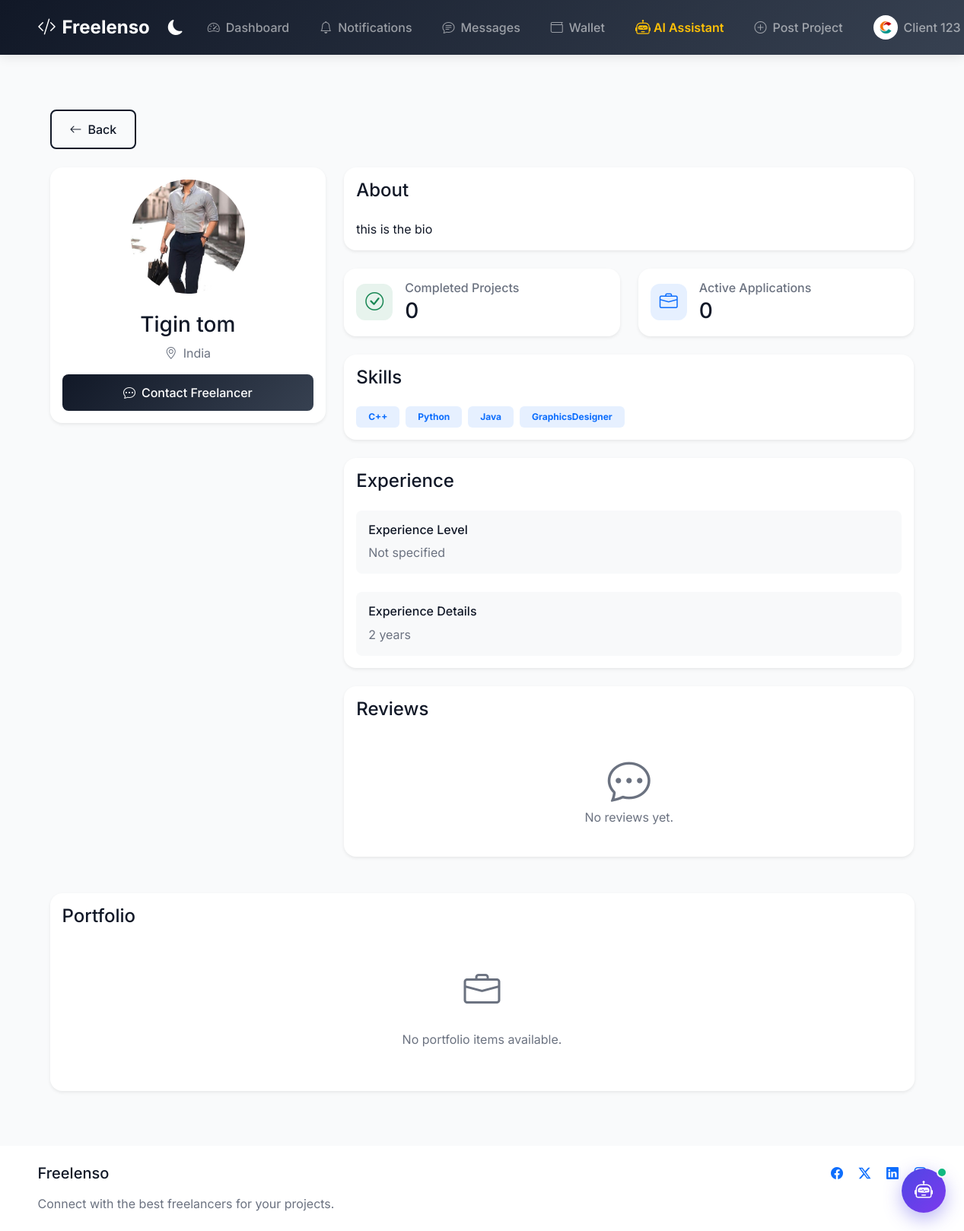
Page /profile/tigin/ (signed in) on the committed database.
### core/models.py (models this page shows, shortened)
class UserProfile(models.Model):
    user = models.OneToOneField(User, on_delete=models.CASCADE)
    is_freelancer = models.BooleanField(default=False)
    is_client = models.BooleanField(default=False)
    profile_picture = models.ImageField(upload_to='profile_pics', null=True, blank=True)
    bio = models.TextField(null=True, blank=True)
    skills = models.CharField(max_length=500, null=True, blank=True)
    hourly_rate = models.DecimalField(max_digits=10, decimal_places=2, null=True, blank=True)
    country = models.CharField(max_length=100, null=True, blank=True)
    phone_number = models.CharField(max_length=15, null=True, blank=True)
    website = models.URLField(max_length=200, null=True, blank=True)
    linkedin = models.URLField(max_length=200, null=True, blank=True)
    github = models.URLField(max_length=200, null=True, blank=True)
    languages = models.CharField(max_length=200, null=True, blank=True)
    education = models.TextField(null=True, blank=True)
    experience = models.TextField(null=True, blank=True)
    availability = models.CharField(max_length=100, null=True, blank=True)
    created_at = models.DateTimeField(auto_now_add=True)
    updated_at = models.DateTimeField(auto_now=True)
    wallet_balance = models.DecimalField(max_digits=10, decimal_places=2, default=0.00)

### core/views.py (the view)
# urls.py: path('profile/<str:username>/', views.view_freelancer_profile, name='view_freelancer_profile'),
@login_required
def view_freelancer_profile(request, username):
    freelancer = get_object_or_404(UserProfile, user__username=username, is_freelancer=True)
    completed_projects = Project.objects.filter(
        assigned_freelancer=freelancer,
        status='completed'
    ).count()
    active_applications = ProjectApplication.objects.filter(
        freelancer=freelancer,
        status='pending'
    ).count()
    reviews = ProjectReview.objects.filter(
        reviewed=freelancer,
        is_public=True
    ).select_related(
        'project',
        'reviewer',
        'reviewer__user'
    ).order_by('-created_at')
    avg_rating = reviews.aggregate(Avg('rating'))['rating__avg'] or 0
    context = {
        'freelancer': freelancer,
        'completed_projects': completed_projects,
        'active_applications': active_applications,
        'reviews': reviews,
        'avg_rating': round(avg_rating, 1),
        'total_reviews': reviews.count(),
        'MEDIA_URL': settings.MEDIA_URL
    }
    return render(request, 'profile/view_freelancer_profile.html', context)

### templates/profile/view_freelancer_profile.html (shortened to what this page needs)
{% extends 'base.html' %}
{% block content %}
<div class="container py-5">
    <div class="mb-4">
        <a href="javascript:history.back()" class="btn btn-outline-primary">
            <i class="bi bi-arrow-left me-2"></i>Back
        </a>
    </div>
    <div class="row mb-5">
        <div class="col-md-4">
            <div class="card border-0 shadow-sm">
                <div class="card-body text-center">
                    <div class="profile-picture-container mx-auto mb-4">
                        {% if freelancer.profile_picture %}
                            <img src="{{ freelancer.profile_picture.url }}" alt="{{ freelancer.user.username }}" class="profile-picture">
                        {% else %}
                            <div class="profile-picture-placeholder">
                                <i class="bi bi-person-circle"></i>
                            </div>
                        {% endif %}
                    </div>
                    <h3 class="mb-2">{{ freelancer.user.get_full_name|default:freelancer.user.username }}</h3>
                    <p class="text-muted mb-3">
                        <i class="bi bi-geo-alt me-2"></i>{{ freelancer.country|default:"Location not specified" }}
                    </p>
                    <div class="d-grid gap-2">
                        <a href="#" class="btn btn-primary">
                            <i class="bi bi-chat-dots me-2"></i>Contact Freelancer
                        </a>
                    </div>
                </div>
            </div>
        </div>
        <div class="col-md-8">
            <div class="card border-0 shadow-sm mb-4">
                <div class="card-body">
                    <h4 class="card-title mb-4">About</h4>
                    <p class="mb-0">{{ freelancer.bio|default:"No bio available." }}</p>
                </div>
            </div>
            <div class="row mb-4">
                <div class="col-md-6">
                    <div class="card border-0 shadow-sm h-100">
                        <div class="card-body">
                            <div class="d-flex align-items-center">
                                <div class="stats-icon bg-success bg-opacity-10 text-success me-3">
                                    <i class="bi bi-check-circle"></i>
                                </div>
                                <div>
                                    <h6 class="text-muted mb-1">Completed Projects</h6>
                                    <h3 class="mb-0">{{ completed_projects }}</h3>
                                </div>
                            </div>
                        </div>
                    </div>
                </div>
                <div class="col-md-6">
                    <div class="card border-0 shadow-sm h-100">
                        <div class="card-body">
                            <div class="d-flex align-items-center">
                                <div class="stats-icon bg-primary bg-opacity-10 text-primary me-3">
                                    <i class="bi bi-briefcase"></i>
                                </div>
                                <div>
                                    <h6 class="text-muted mb-1">Active Applications</h6>
                                    <h3 class="mb-0">{{ active_applications }}</h3>
                                </div>
                            </div>
                        </div>
                    </div>
                </div>
            </div>
            <div class="card border-0 shadow-sm mb-4">
                <div class="card-body">
                    <h4 class="card-title mb-4">Skills</h4>
                    <div class="d-flex flex-wrap gap-2">
                        {% for skill in freelancer.skills.split %}
                            <span class="badge bg-primary bg-opacity-10 text-primary px-3 py-2">{{ skill }}</span>
                        {% empty %}
                            <p class="text-muted mb-0">No skills listed.</p>
                        {% endfor %}
                    </div>
                </div>
            </div>
            <div class="card border-0 shadow-sm">
                <div class="card-body">
                    <h4 class="card-title mb-4">Experience</h4>
                    <div class="experience-item">
                        <h6 class="mb-2">Experience Level</h6>
                        <p class="text-muted mb-0">{{ freelancer.experience_level|default:"Not specified" }}</p>
                    </div>
                    {% if freelancer.experience %}
                        <div class="experience-item mt-4">
                            <h6 class="mb-2">Experience Details</h6>
                            <p class="text-muted mb-0">{{ freelancer.experience }}</p>
                        </div>
                    {% endif %}
                </div>
            </div>
            <div class="card border-0 shadow-sm mt-4">
                <div class="card-body">
                    <h4 class="card-title mb-4">Reviews</h4>
                    {% if reviews %}
                        <div class="text-center mb-4">
                            <div class="display-4 mb-2">{{ avg_rating }}</div>
                            <div class="rating mb-3">
                                {% for i in "12345" %}
                                    {% if i <= avg_rating %}
                                        <i class="bi bi-star-fill text-warning"></i>
                                    {% else %}
                                        <i class="bi bi-star text-warning"></i>
                                    {% endif %}
                                {% endfor %}
                            </div>
                            <p class="text-muted mb-0">{{ total_reviews }} reviews</p>
                        </div>
                        {% for review in reviews %}
                        <div class="review-item mb-4 pb-4 border-bottom">
                            <div class="d-flex justify-content-between align-items-start mb-2">
                                <div>
                                    <h6 class="mb-1">{{ review.reviewer.user.get_full_name|default:review.reviewer.user.username }}</h6>
                                    <div class="rating">
                                        {% for i in "12345" %}
                                            {% if i <= review.rating %}
                                                <i class="bi bi-star-fill text-warning"></i>
                                            {% else %}
                                                <i class="bi bi-star text-warning"></i>
                                            {% endif %}
                                        {% endfor %}
                                    </div>
                                </div>
                                <small class="text-muted">{{ review.created_at|date:"M d, Y" }}</small>
                            </div>
                            <p class="mb-2">{{ review.review_text|linebreaks }}</p>
                            <small class="text-muted">Project: <a href="{% url 'project_detail' review.project.id %}" class="text-decoration-none">{{ review.project.title }}</a></small>
                        </div>
                        {% endfor %}
                    {% else %}
                        <div class="text-center py-4">
                            <i class="bi bi-chat-dots display-4 text-muted mb-3"></i>
                            <p class="text-muted mb-0">No reviews yet.</p>
                        </div>
                    {% endif %}
                </div>
            </div>
        </div>
    </div>
    <div class="row">
        <div class="col-12">
            <div class="card border-0 shadow-sm">
                <div class="card-body">
                    <h4 class="card-title mb-4">Portfolio</h4>
                    <div class="text-center py-4">
                        <i class="bi bi-briefcase text-muted" style="font-size: 3rem;"></i>
                        <p class="text-muted mt-3">No portfolio items available.</p>
                    </div>
                </div>
            </div>
        </div>
    </div>
</div>
{% endblock %}

### templates/base.html (shortened to what this page needs)
<!DOCTYPE html>
<html lang="en" data-bs-theme="light">
<head>
    <link href="https://cdn.jsdelivr.net/npm/bootstrap@5.3.0/dist/css/bootstrap.min.css" rel="stylesheet">
    <link rel="stylesheet" href="https://cdn.jsdelivr.net/npm/bootstrap-icons@1.11.3/font/bootstrap-icons.min.css">
</head>
<body>
    <nav class="navbar navbar-expand-lg navbar-dark sticky-top">
        <div class="container">
            <a class="navbar-brand d-flex align-items-center" href="{% url 'index' %}">
                <i class="bi bi-code-slash me-2"></i>
                Freelenso
            </a>
            <div class="collapse navbar-collapse" id="navbarNav">
                <ul class="navbar-nav ms-auto align-items-center">
                    <li class="nav-item me-2">
                        <button class="theme-toggle" id="themeToggle" aria-label="Toggle dark mode">
                            <i class="bi bi-moon-fill"></i>
                        </button>
                    </li>
                    {% if user.is_authenticated %}
                        <li class="nav-item me-2">
                            <a class="nav-link d-flex align-items-center" href="{% url 'dashboard' %}">
                                <i class="bi bi-speedometer2 me-2"></i>
                                <span>Dashboard</span>
                            </a>
                        </li>
                        <li class="nav-item me-2 dropdown">
                            <a class="nav-link d-flex align-items-center position-relative" href="#" id="notificationDropdown" role="button" data-bs-toggle="dropdown" aria-expanded="false">
                                <i class="bi bi-bell me-2"></i>
                                <span>Notifications</span>
                            </a>
                        </li>
                        <li class="nav-item me-2">
                            <a class="nav-link d-flex align-items-center" href="{% url 'message_list' %}">
                                <i class="bi bi-chat-text me-2"></i>
                                <span>Messages</span>
                            </a>
                        </li>
                        <li class="nav-item me-2">
                            <a class="nav-link d-flex align-items-center" href="{% url 'wallet_dashboard' %}">
                                <i class="bi bi-wallet me-2"></i>
                                <span>Wallet</span>
                            </a>
                        </li>
                        <li class="nav-item me-2">
                            <a class="nav-link d-flex align-items-center fw-semibold text-warning" href="#" onclick="event.preventDefault(); const w = document.getElementById('aiChatbotWindow'); if(w){ w.classList.toggle('active'); if(w.classList.contains('active')) document.getElementById('aiChatbotInput')?.focus(); }">
                                <i class="bi bi-robot me-1 fs-5"></i>
                                <span>AI Assistant</span>
                            </a>
                        </li>
                        {% if user.userprofile.is_client %}
                        <li class="nav-item me-2">
                            <a class="nav-link d-flex align-items-center" href="{% url 'create_project' %}">
                                <i class="bi bi-plus-circle me-2"></i>
                                <span>Post Project</span>
                            </a>
                        </li>
                        {% endif %}
                        <li class="nav-item dropdown">
                            <a class="nav-link dropdown-toggle d-flex align-items-center" href="#" id="navbarDropdown" role="button" data-bs-toggle="dropdown" aria-expanded="false">
                                {% if user.userprofile.profile_picture %}
                                    <img src="{{ user.userprofile.profile_picture.url }}" alt="{{ user.username }}" class="rounded-circle me-2" style="width: 32px; height: 32px; object-fit: cover;">
                                {% else %}
                                    <i class="bi bi-person-circle me-2" style="font-size: 1.2rem;"></i>
                                {% endif %}
                                <span>{{ user.get_full_name|default:user.username }}</span>
                            </a>
                        </li>
                    {% endif %}
                </ul>
            </div>
        </div>
    </nav>
    <main class="flex-grow-1 d-flex flex-column">
        <div class="container flex-grow-1 my-4">
            {% block content %}
            {% endblock %}
        </div>
    </main>
    <footer class="py-4 mt-auto" style="background-color: var(--background-card);">
        <div class="container">
            <div class="row">
                <div class="col-md-6">
                    <h5 class="mb-3">Freelenso</h5>
                    <p class="text-muted mb-0">Connect with the best freelancers for your projects.</p>
                </div>
                <div class="col-md-6 text-md-end">
                    <div class="social-links">
                        <a href="#" class="text-decoration-none me-3 text-primary"><i class="bi bi-facebook"></i></a>
                        <a href="#" class="text-decoration-none me-3 text-primary"><i class="bi bi-twitter-x"></i></a>
                        <a href="#" class="text-decoration-none me-3 text-primary"><i class="bi bi-linkedin"></i></a>
                        <a href="#" class="text-decoration-none text-primary"><i class="bi bi-instagram"></i></a>
                    </div>
                </div>
            </div>
        </div>
    </footer>
    <div class="ai-chatbot-widget">
        <button id="aiChatbotToggleBtn" class="ai-chatbot-btn" title="Open Freelenso AI Assistant">
            <i class="bi bi-robot fs-4"></i>
            <span class="ai-chatbot-badge"></span>
        </button>
    </div>
</body>
</html>

### rows in the picture
UserProfile: profile_picture (picture), user.get_full_name "Tigin tom", country "India", bio "this is the bio", experience "2 years"

### other values in the picture
{{ user.get_full_name|default:user.username }} "Client 123"
{{ completed_projects }} "0"
{{ active_applications }} "0"
{{ skill }} "C++" "Python" "Java" "GraphicsDesigner"
{{ freelancer.experience_level|default:"Not specified" }} "Not specified"
